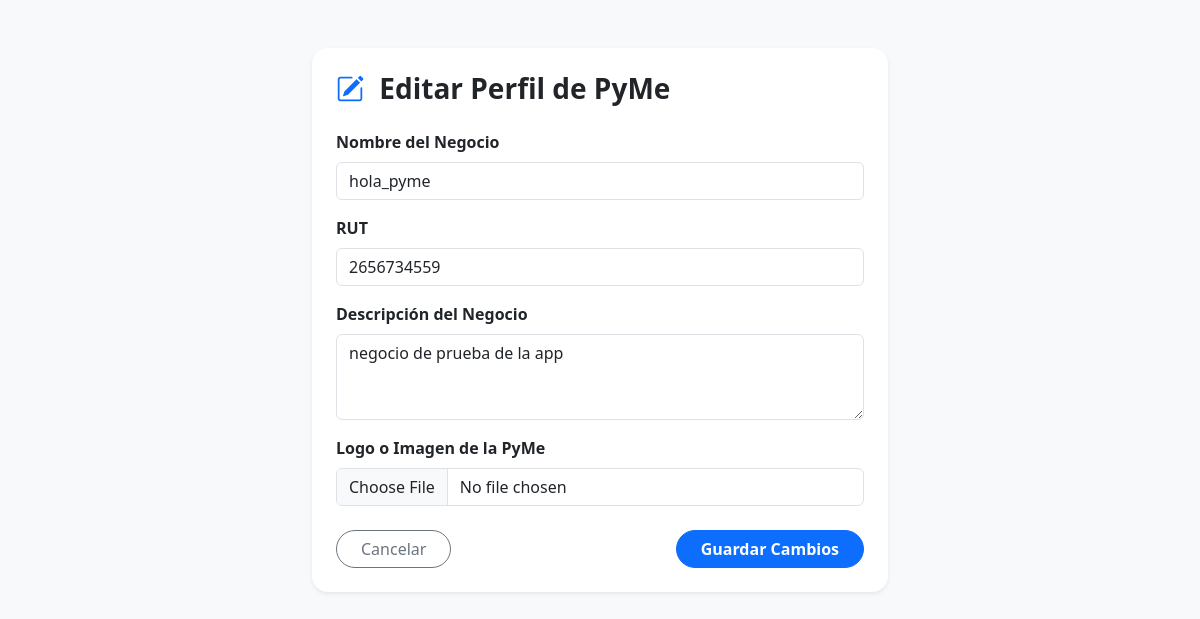
Screenshot of /pyme/2/editar/ with the database file from the repository.
### prisma/models.py (models this page shows, shortened)
class Pyme(models.Model):
    usuario = models.OneToOneField(User, on_delete=models.CASCADE, null=True, blank=True)
    nombre_negocio = models.CharField(max_length=150)
    rut = models.CharField(max_length=12, unique=True)
    comuna = models.CharField(max_length=100)
    rubro = models.CharField(max_length=100)
    telefono_whatsapp = models.CharField(max_length=20, blank=True, null=True)
    enlace_redes = models.URLField(blank=True, null=True)
    descripcion = models.TextField(blank=True, null=True)
    logo = models.ImageField(upload_to='logos/', blank=True, null=True)

### prisma/views.py (the view, shortened to what this page needs)
# urls.py: path('pyme/<int:pyme_id>/editar/', views.editar_pyme, name='editar_pyme'),
def editar_pyme(request, pyme_id):
    pyme = get_object_or_404(Pyme, id=pyme_id)
    return render(request, 'prisma/editar_pyme.html', {'pyme': pyme})

### prisma/templates/prisma/editar_pyme.html (shortened to what this page needs)
<!DOCTYPE html>
<html lang="es">
<head>
    <link href="https://cdn.jsdelivr.net/npm/bootstrap@5.3.0/dist/css/bootstrap.min.css" rel="stylesheet">
    <link rel="stylesheet" href="https://cdn.jsdelivr.net/npm/bootstrap-icons@1.10.5/font/bootstrap-icons.css">
</head>
<body class="bg-light py-5">
    <div class="container" style="max-width: 600px;">
        <div class="card shadow-sm border-0 p-4 rounded-4 bg-white">
            <h3 class="fw-bold text-dark mb-4"><i class="bi bi-pencil-square text-primary me-2"></i> Editar Perfil de PyMe</h3>
            <form method="POST" enctype="multipart/form-data">
                <div class="mb-3">
                    <label for="nombre_negocio" class="form-label fw-semibold">Nombre del Negocio</label>
                    <input type="text" class="form-control" id="nombre_negocio" name="nombre_negocio" value="{{ pyme.nombre_negocio }}" required>
                </div>
                <div class="mb-3">
                    <label for="rut" class="form-label fw-semibold">RUT</label>
                    <input type="text" class="form-control" id="rut" name="rut" value="{{ pyme.rut }}" placeholder="Ej: 76.543.210-k" required>
                </div>
                <div class="mb-3">
                    <label for="descripcion" class="form-label fw-semibold">Descripción del Negocio</label>
                    <textarea class="form-control" id="descripcion" name="descripcion" rows="3">{{ pyme.descripcion }}</textarea>
                </div>
                <div class="mb-3">
                    <label for="logo" class="form-label fw-semibold">Logo o Imagen de la PyMe</label>
                    <input type="file" class="form-control" id="logo" name="logo">
                </div>
                <div class="d-flex justify-content-between mt-4">
                    <a href="{% url 'detalle_pyme' pyme.id %}" class="btn btn-outline-secondary rounded-pill px-4">Cancelar</a>
                    <button type="submit" class="btn btn-primary rounded-pill px-4 fw-semibold">Guardar Cambios</button>
                </div>
            </form>
        </div>
    </div>
</body>
</html>

### rows the page displays
Pyme: nombre_negocio "hola_pyme", rut "2656734559", descripcion "negocio de prueba de la app"
